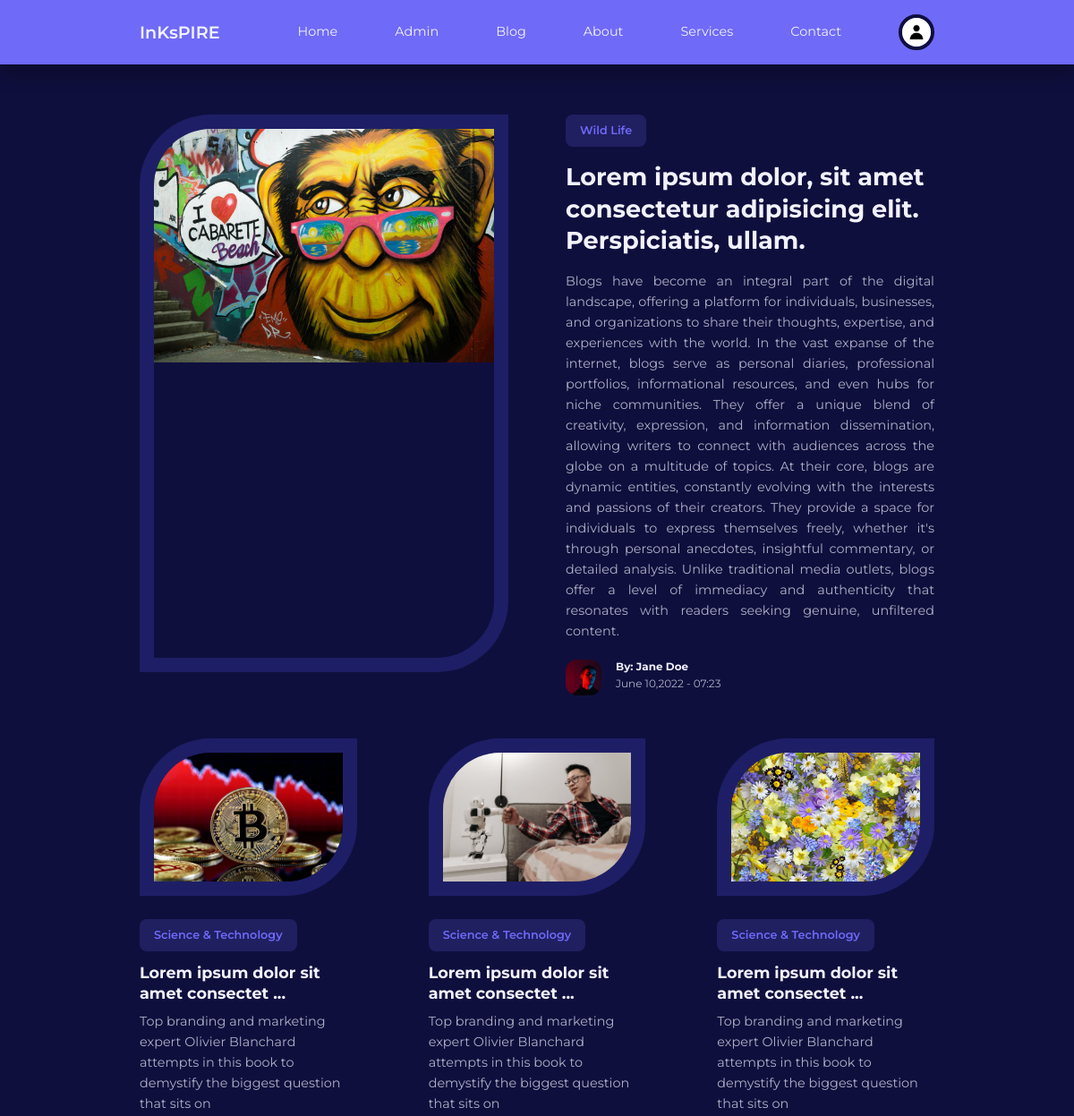
The app's page / (upper part), older data.
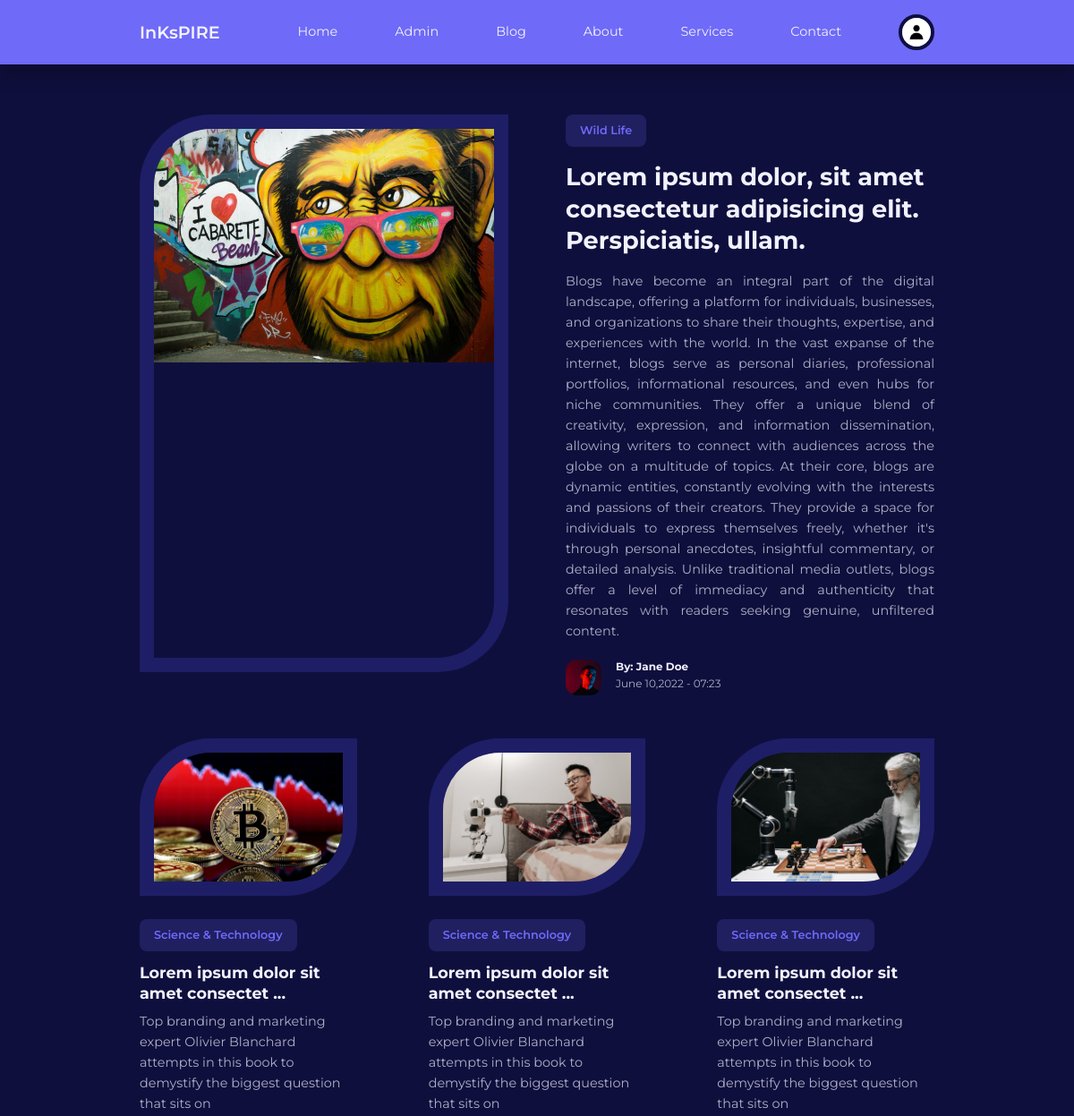
The same page, newer data.
### store/models.py (models this page shows, shortened)
class PostModel(models.Model):
    title = models.CharField(max_length=100)
    category = models.ForeignKey(Category, on_delete=models.CASCADE, null=True)
    description = models.TextField(default='', blank=True, null=True)
    image = models.ImageField(upload_to='post_images/')
    published_in = models.DateField(auto_now_add=True)
    author = models.ForeignKey(User, on_delete=models.CASCADE)
    class Meta:
        ordering = ('-published_in',)

class Category(models.Model):
	name = models.CharField(max_length=50)
	def __str__(self):
		return self.name
	class Meta:
		verbose_name_plural = 'categories'

### store/views.py (the view)
# urls.py: 2. Add a URL to urlpatterns:  path('', views.home, name='home')
def home(request):
	posts = PostModel.objects.all()
	return render(request,'store/index.html',{'posts':posts})

### templates/store/index.html (shortened to what this page needs)
{% extends "link.html" %}
{%load static %}
    {% block content %}
        {% include 'navbar.html' %}
    <main>
      <section class="featured">
        <div class="container featured__container">
          <div class="post__thumbnail">
            <img src="{%static 'images/blog1.jpg'%}" alt="" />
          </div>
          <div class="post__info">
            <a href="#" class="category__button">Wild Life</a>
            <h2 class="post__title">
              <a href="{% url 'blog'%}"
                >Lorem ipsum dolor, sit amet consectetur adipisicing elit.
                Perspiciatis, ullam.</a
              >
            </h2>
            <p class="post__body" align="justify">
                Blogs have become an integral part of the digital landscape, offering a platform for individuals,
                businesses, and organizations to share their thoughts, expertise, and experiences with the world.
                In the vast expanse of the internet, blogs serve as personal diaries, professional portfolios,
                informational resources, and even hubs for niche communities. They offer a unique blend of creativity,
                expression, and information dissemination, allowing writers to connect with audiences across the globe on a multitude of topics.
                At their core, blogs are dynamic entities,
                constantly evolving with the interests and passions of their creators.
                They provide a space for individuals to express themselves freely,
                whether it's through personal anecdotes, insightful commentary,
                or detailed analysis. Unlike traditional media outlets,
                blogs offer a level of immediacy and authenticity that resonates with readers seeking genuine, unfiltered content.
</p>
            <div class="post__author">
              <div class="post__author-avatar">
                <img src="{%static 'images/Admin.jpg'%}" alt="" />
              </div>
              <div class="post__author-info">
                <h5>By: Jane Doe</h5>
                <small>June 10,2022 - 07:23</small>
              </div>
            </div>
          </div>
        </div>
      </section>
      <section class="posts">
        <div class="container posts__container">
          {% for post in posts %}
          <article class="post">
            <div class="post__thumbnail">
              <img src=" {{ post.image.url }} " alt="" />
            </div>
            <div class="post__info">
              <a href="{% url 'category' 'post.category' %}" class="category__button">{{post.category}}</a>
              <h3 class="post__title">
                <a href="{%url 'product' post.id %}"
                  >{{post.title|slice:':36'}} ...</a
                >
              </h3>
              <p class="post__body">
                {{post.description | slice:":120"}}
              </p>
            </div>
          </article>
          {% endfor %}
        </div>
      </section>
    </main>
    {% endblock content %}

### templates/link.html (shortened to what this page needs)
<!DOCTYPE html>{% load static %}
<html lang="en">
  <head>
    <link rel="stylesheet" href="{% static 'css/style.css' %}" />
    <link rel="stylesheet" href="{% static 'css/responsive.css' %}" />
    <link rel="stylesheet" href="{% static 'css/all.min.css' %}" />
    <link rel="stylesheet" href="{% static 'css/fontawesome.min.css' %}" />
  </head>
  <body>
      {% block content %}
      {% endblock content %}
  </body>
</html>

### templates/navbar.html (shortened to what this page needs)
 {%load static%}
    <header>
      <nav>
        <div class="container nav__container">
          <a href="/" class="nav__logo">InKsPIRE</a>
          <ul class="nav__items">
            <li><a href="{%url 'home'%}">Home</a></li>
            <li><a href="{%url 'admin:index'%}">Admin</a></li>
            <li><a href="{%url 'blog'%}">Blog</a></li>
            <li><a href="{%url 'about'%}">About</a></li>
            <li><a href="{%url 'service'%}">Services</a></li>
            <li><a href="{%url 'contact'%}">Contact</a></li>
            <li class="nav__profile">
 {% if request.user.is_authenticated %}
              <div class="avatar">
                <img src="{{user.profilemodel.image.url}}" />
              </div>
              <ul>
                <li><a href="{% url 'profile'%}">Dashboard</a></li>
                <li><a href="{%url 'add_post'%}">Post add</a></li>
                <li><a  style="color: white; font-family: cursive; font-size: 1rem;" href="{% url 'logout' %}">Logout</a></li>
              </ul>
 {% else %}
              <div class="avatar">
                <img src="{% static 'images/avatar.jpg' %}" />
              </div>
 {% endif %}
            </li>
          </ul>
        </div>
      </nav>
    </header>

### static/css/style.css (style rules this page uses)
:root { --color-primary: #6f6af8; --color-primary-light: hsl(242, 91%, 69%, 18%); --color-primary-variant: #5854c7; --color-red: #da0f3f; --color-red-light: hsl(346, 87%, 46%, 15%); --color-green: #00c476; --color-green-light: hsl(156, 100%, 38%, 15%); --color-gray-900: #1e1e66; --color-gray-700: #2d2b7c; --color-gray-300: rgba(242, 242, 254, 0.3); --color-gray-200: rgba(242, 242, 254, 0.7); --color-white: #f2f2fe; --color-bg: #0f0f3e; --transition: all 300ms ease; --container-width-lg: 74%; --container-width-md: 88%; --form-width: 40%; --card-border-radius-1: 0.3rem; --card-border-radius-2: 0.5rem; --card-border-radius-3: 0.8rem; --card-border-radius-4: 2rem; --card-border-radius-5: 5rem; }
body { font-family: "Montserrat", sans-serif; line-height: 1.6; color: var(--color-gray-200); overflow-x: hidden; background: var(--color-bg); font-size: 0.9rem; }
.container { width: var(--container-width-lg); max-width: 1800px; margin-inline: auto; }
section { margin-top: 3rem; width: 100vw; }
h1, h2, h3, h4, h5 { color: var(--color-white); line-height: 1.3; }
h2 { font-size: 1.7rem; margin: 1rem 0; }
h3 { font-size: 1.1rem; margin: 0.8rem 0 0.5rem; }
a { color: var(--color-white); transition: var(--transition); }
img { display: block; width: 100%; object-fit: cover; }
nav { background: var(--color-primary); width: 100vw; height: 4.5rem; position: fixed; top: 0; z-index: 10; box-shadow: 0 1rem 1rem rgba(0, 0, 0, 0.2); }
.nav__container { height: 100%; display: flex; align-items: center; justify-content: space-between; }
.avatar { width: 2.5rem; height: 2.5rem; overflow: hidden; border-radius: 50%; border: 0.3rem solid var(--color-bg); }
.nav__logo { font-weight: 600; font-size: 1.2rem; }
.nav__items { display: flex; align-items: center; gap: 4rem; }
.nav__profile { position: relative; cursor: pointer; }
.category__button { background: var(--color-primary-light); color: var(--color-primary); display: inline-block; padding: 0.5rem 1rem; border-radius: var(--card-border-radius-2); font-weight: 600; font-size: 0.8rem; text-align: center; }
.post__thumbnail { border-radius: var(--card-border-radius-5) 0; border: 1rem solid var(--color-gray-900); overflow: hidden; margin-bottom: 1.6rem; }
.post__author { display: flex; gap: 1rem; margin-top: 1.2rem; }
.post__author-avatar { width: 2.5rem; height: 2.5rem; border-radius: var(--card-border-radius-3); overflow: hidden; }
.featured { margin-top: 8rem; }
.featured__container { display: grid; grid-template-columns: 1fr 1fr; gap: 4rem; }
.posts__container { display: grid; grid-template-columns: repeat(3, 1fr); gap: 5rem; margin-bottom: 5rem; }

### static/css/responsive.css (style rules this page uses)
:root { --color-primary: #6f6af8; --color-primary-light: hsl(242, 91%, 69%, 18%); --color-primary-variant: #5854c7; --color-red: #da0f3f; --color-red-light: hsl(346, 87%, 46%, 15%); --color-green: #00c476; --color-green-light: hsl(156, 100%, 38%, 15%); --color-gray-900: #1e1e66; --color-gray-700: #2d2b7c; --color-gray-300: rgba(242, 242, 254, 0.3); --color-gray-200: rgba(242, 242, 254, 0.7); --color-white: #f2f2fe; --color-bg: #0f0f3e; --transition: all 300ms ease; --container-width-lg: 74%; --container-width-md: 88%; --form-width: 40%; --card-border-radius-1: 0.3rem; --card-border-radius-2: 0.5rem; --card-border-radius-3: 0.8rem; --card-border-radius-4: 2rem; --card-border-radius-5: 5rem; }

Row changes from the older to the newer data that the page shows:
changed PostModel (number 3 of 3 on the later page): image: a different picture
